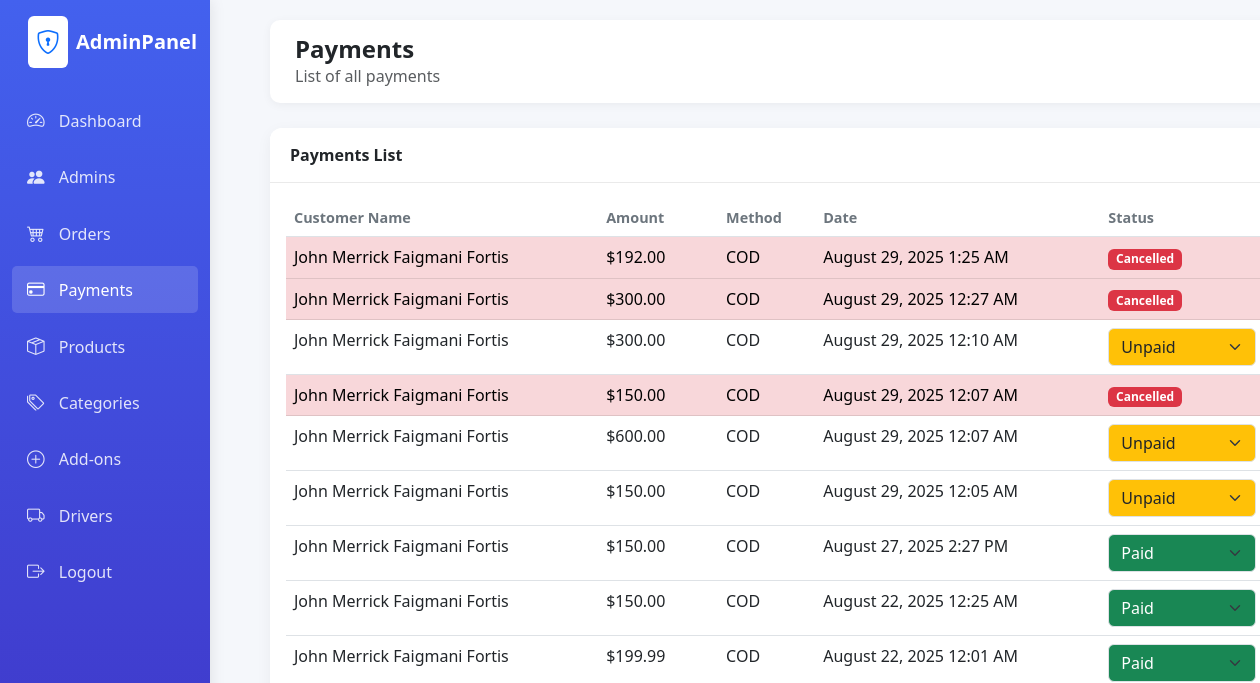
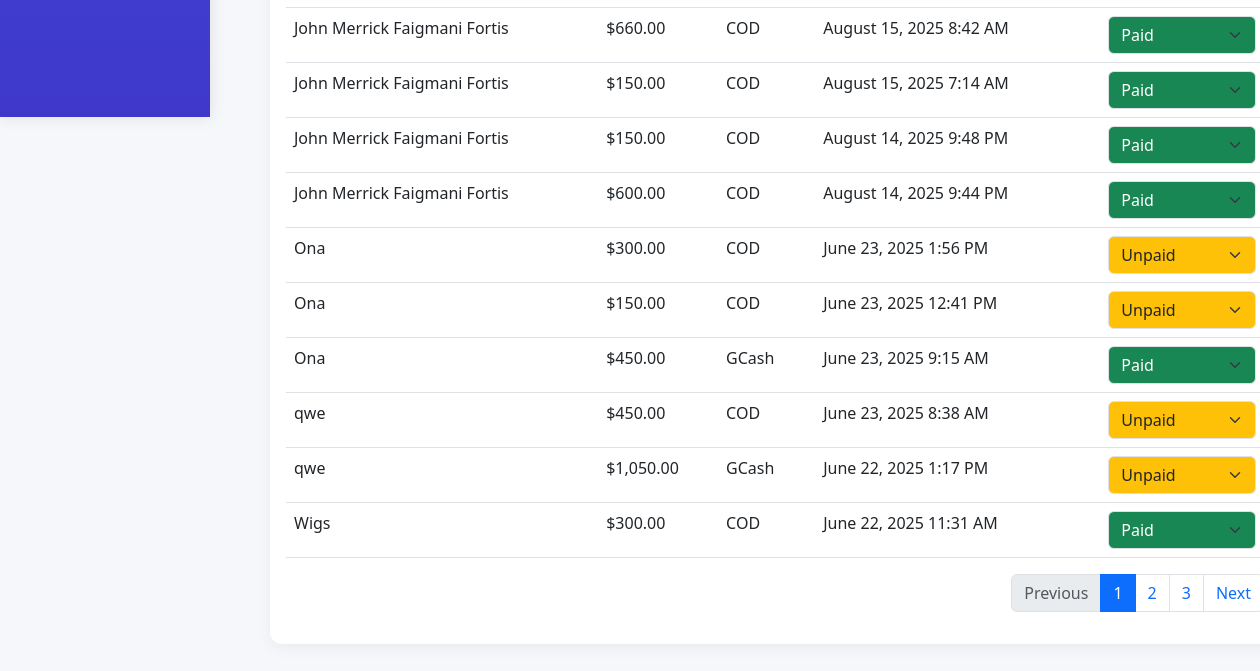
/admin/payments.php (signed in), run on an earlier commit of the app's database (2 pictures, top to bottom).
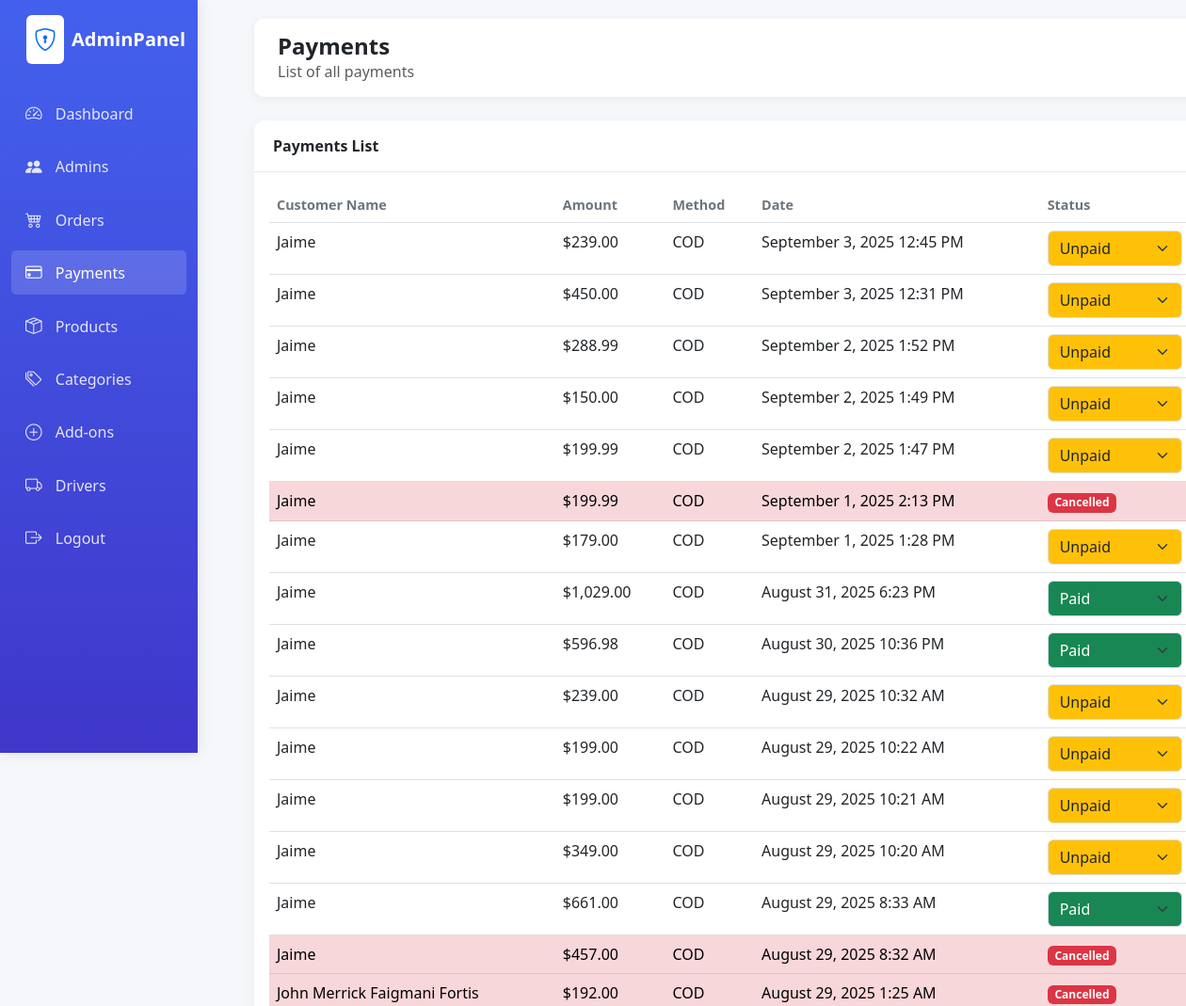
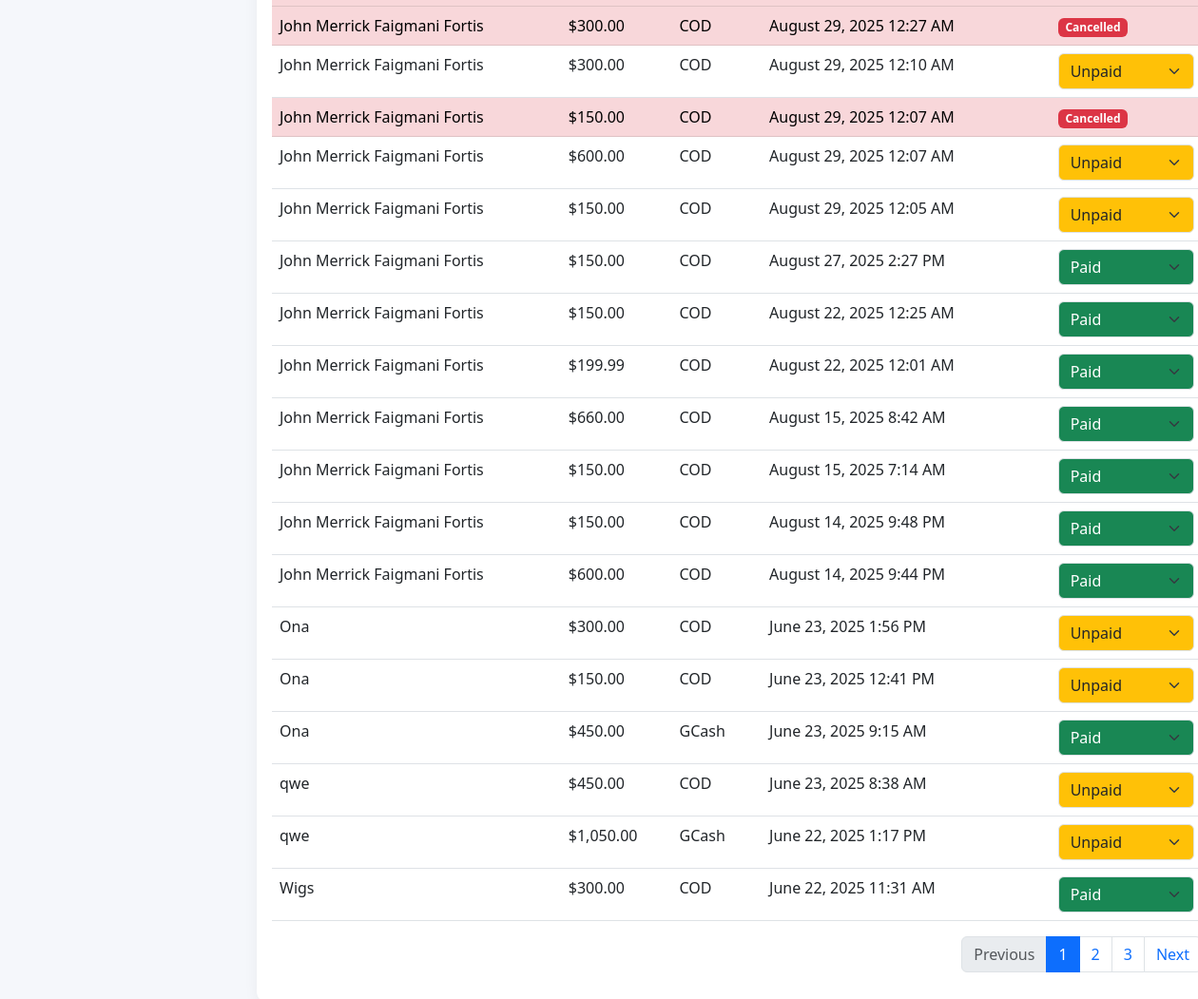
And on a later commit of the database (2 pictures, top to bottom).
### tables this page shows
CREATE TABLE `payment` (
  `Payment_ID` int(11) NOT NULL,
  `Payment_Date` datetime NOT NULL DEFAULT current_timestamp(),
  `Payment_Method` varchar(50) NOT NULL,
  `Payment_Amount` decimal(10,2) NOT NULL,
  `Order_ID` int(11) NOT NULL,
  `Admin_ID` int(11) NOT NULL,
  `payment_status` enum('Unpaid','Paid') NOT NULL DEFAULT 'Unpaid'
);

### admin/classes/database.php (called while the page is built, shortened)
<?php
class database{
    function opencon() {
        return new PDO(
            'mysql:host=localhost;dbname=naitsa',
            'root',
            ''
        );
    }
    function getAllPayments() {
        $con = $this->opencon();
        $stmt = $con->prepare("SELECT p.*, o.order_status FROM payment p LEFT JOIN orders o ON p.Order_ID = o.Order_ID ORDER BY p.Payment_Date DESC");
        $stmt->execute();
        return $stmt->fetchAll(PDO::FETCH_ASSOC);
    }
    function getCustomerNameByOrderId($order_id) {
        $con = $this->opencon();
        $stmt = $con->prepare("SELECT c.Customer_Name FROM orders o JOIN customer c ON o.Customer_ID = c.Customer_ID WHERE o.Order_ID = ?");
        $stmt->execute([$order_id]);
        $name = $stmt->fetchColumn();
        return $name ?: 'Unknown';
    }
}

### admin/payments.php (the view, shortened to what the changed rows need)
<?php
require_once('classes/database.php');
$db = new database();
try {
    $payments = $db->getAllPayments();
} catch (PDOException $e) {
    $error = "Database Error: " . $e->getMessage();
}
?>
<!DOCTYPE html>
<html lang="en">
<head>
    <link href="https://cdn.jsdelivr.net/npm/bootstrap@5.3.0/dist/css/bootstrap.min.css" rel="stylesheet">
    <link rel="stylesheet" href="https://cdn.jsdelivr.net/npm/bootstrap-icons@1.10.0/font/bootstrap-icons.css">
    <link rel="stylesheet" href="assets/css/style.css">
</head>
<body class="dashboard-page">
    <div class="container-fluid">
        <div class="row">
            <div class="col-md-10 col-lg-10 main-content">
                <div class="card">
                    <div class="card-body">
                        <div class="table-responsive">
                            <table class="table table-hover">
                                <thead>
                                    <tr>
                                        <th>Customer Name</th>
                                        <th>Amount</th>
                                        <th>Method</th>
                                        <th>Date</th>
                                        <th>Status</th>
                                    </tr>
                                </thead>
                                <tbody>
                                    <?php foreach ($payments as $payment): ?>
                                    <tr<?= (isset($payment['order_status']) && $payment['order_status'] === 'Cancelled') ? ' class="table-danger"' : '' ?>>
                                        <td>
                                            <?php
$customerName = $db->getCustomerNameByOrderId($payment['Order_ID']);
echo htmlspecialchars($customerName);
?>
                                        </td>
                                        <td>$<?= number_format($payment['Payment_Amount'], 2) ?></td>
                                        <td><?= htmlspecialchars($payment['Payment_Method']) ?></td>
                                        <td><?= date('F j, Y g:i A', strtotime($payment['Payment_Date'])) ?></td>
                                        <td>
                                            <?php if (isset($payment['order_status']) && $payment['order_status'] === 'Cancelled'): ?>
                                                <span class="badge bg-danger">Cancelled</span>
                                            <?php else: ?>
                                            <form method="post" action="payments.php" style="display:inline;">
                                                <select
                                                    name="payment_status"
                                                    class="form-select payment-status-select
                                                        <?php
                                                            if (($payment['payment_status'] ?? '') === 'Unpaid') echo ' bg-warning text-dark';
                                                            elseif (($payment['payment_status'] ?? '') === 'Paid') echo ' bg-success text-white';
                                                        ?>"
                                                    onchange="this.form.submit()"
                                                    style="min-width:100px;"
                                                >
                                                    <?php
                                                    $pstatuses = ['Unpaid', 'Paid'];
                                                    foreach ($pstatuses as $status) {
                                                        $selected = ($payment['payment_status'] ?? '') === $status ? 'selected' : '';
                                                        echo "<option value=\"$status\" $selected>$status</option>";
                                                    }
                                                    ?>
                                                </select>
                                            </form>
                                            <?php endif; ?>
                                        </td>
                                    </tr>
                                    <?php endforeach; ?>
                                </tbody>
                            </table>
                        </div>
                    </div>
                </div>
            </div>
        </div>
    </div>
</body>
</html>

What changed in the data, as far as the page shows it:
added payment: customerName "Jaime", Payment_Amount "239.00", Payment_Method "COD", Payment_Date "September 3, 2025 12:45 PM", payment_status "Unpaid"
added payment: customerName "Jaime", Payment_Amount "450.00", Payment_Method "COD", Payment_Date "September 3, 2025 12:31 PM", payment_status "Unpaid"
added payment: customerName "Jaime", Payment_Amount "288.99", Payment_Method "COD", Payment_Date "September 2, 2025 1:52 PM", payment_status "Unpaid"
added payment: customerName "Jaime", Payment_Amount "150.00", Payment_Method "COD", Payment_Date "September 2, 2025 1:49 PM", payment_status "Unpaid"
added payment: customerName "Jaime", Payment_Amount "199.99", Payment_Method "COD", Payment_Date "September 2, 2025 1:47 PM", payment_status "Unpaid"
added payment: customerName "Jaime", Payment_Amount "199.99", Payment_Method "COD", Payment_Date "September 1, 2025 2:13 PM", shows "Cancelled"
added payment: customerName "Jaime", Payment_Amount "179.00", Payment_Method "COD", Payment_Date "September 1, 2025 1:28 PM", payment_status "Unpaid"
added payment: customerName "Jaime", Payment_Amount "1,029.00", Payment_Method "COD", Payment_Date "August 31, 2025 6:23 PM", payment_status "Paid"
added payment: customerName "Jaime", Payment_Amount "596.98", Payment_Method "COD", Payment_Date "August 30, 2025 10:36 PM", payment_status "Paid"
added payment: customerName "Jaime", Payment_Amount "239.00", Payment_Method "COD", Payment_Date "August 29, 2025 10:32 AM", payment_status "Unpaid"
added payment: customerName "Jaime", Payment_Amount "199.00", Payment_Method "COD", Payment_Date "August 29, 2025 10:22 AM", payment_status "Unpaid"
added payment: customerName "Jaime", Payment_Amount "199.00", Payment_Method "COD", Payment_Date "August 29, 2025 10:21 AM", payment_status "Unpaid"
added payment: customerName "Jaime", Payment_Amount "349.00", Payment_Method "COD", Payment_Date "August 29, 2025 10:20 AM", payment_status "Unpaid"
added payment: customerName "Jaime", Payment_Amount "661.00", Payment_Method "COD", Payment_Date "August 29, 2025 8:33 AM", payment_status "Paid"
added payment: customerName "Jaime", Payment_Amount "457.00", Payment_Method "COD", Payment_Date "August 29, 2025 8:32 AM", shows "Cancelled"
